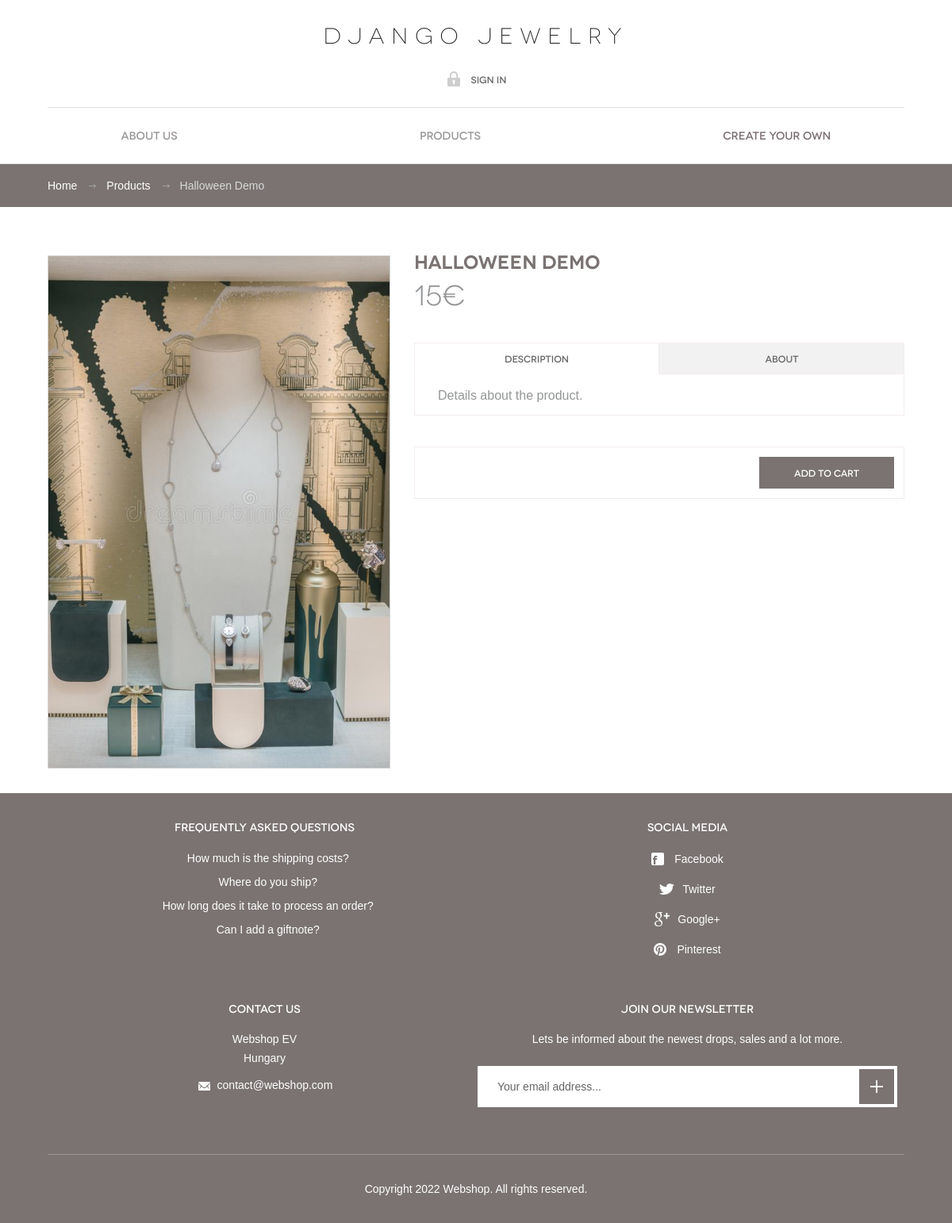
Page /product/0b08ac94-a198-4f4f-8189-d45ac3a5e946/ on the committed database.
### home/models.py (models this page shows, shortened)
class Jewelry(models.Model):
    views = models.IntegerField(default=0)
    id = models.UUIDField(primary_key=True, default=uuid.uuid4, editable= False)
    topics = models.ForeignKey(Topic, on_delete=models.SET_NULL, null=True)
    color = models.ManyToManyField(Color)
    tag = models.ManyToManyField(Tag)
    name = models.CharField(max_length=80)
    description = models.TextField(null=True, blank=True)
    imagemain = models.ImageField(upload_to="Jewelry_banners/", default="static/images/icons/user.svg", blank=False)
    image2 = models.ImageField(upload_to="Jewelry_banners/", default="static/images/icons/user.svg", blank=True)
    image3 = models.ImageField(upload_to="Jewelry_banners", default="static/images/icons/user.svg", blank=True)
    image4 = models.ImageField(upload_to="Jewelry_banners", default="static/images/icons/user.svg", blank=True)
    image5 = models.ImageField(upload_to="Jewelry_banners", default="static/images/icons/user.svg", blank=True)
    image6 = models.ImageField(upload_to="Jewelry_banners", default="static/images/icons/user.svg", blank=True)
    price = models.IntegerField(default=0)
    newcoming = models.BooleanField(default=True)
    updated = models.DateTimeField(auto_now=True)
    created = models.DateField(auto_now_add=True)
    class Meta:
        ordering = ['-updated', '-created']

### home/views.py (the view)
# urls.py: path('product/<str:pk>/', views.product, name="product"),
def product(request, pk):
    item = Jewelry.objects.get(id=pk)
    context = {'item':item}
    return render(request, 'home/product.html', context)

### home/templates/home/product.html (shortened to what this page needs)
{% extends 'main.html' %}
{% block content %}
	<div id="breadcrumbs">
		<div class="container content-container">
			<ul>
				<li><a href="{% url 'home' %}">Home</a></li>
				<li><a href="{% url 'products' 1 %}">Products</a></li>
				<li>{{item.name}}</li>
			</ul>
		</div>
	</div>
	<div id="body">
		<div class="container content-container">
			<div id="content" class="full">
				<div class="product">
					<div class="image">
						<img src="/static/images/{{item.imagemain}}" alt="">
					</div>
					<div class="details">
						<h1>{{item.name}}</h1>
						<h4>{{item.price}}€</h4>
						<div class="entry">
							<div class="tabs">
								<div class="nav">
									<ul>
										<li class="active"><a>Description</a></li>
										<li><a>About</a></li>
									</ul>
								</div>
								<div class="tab-content active" id="desc">
									{{item.description | linebreaks}}
								</div>
							</div>
						</div>
						<div class="actions">
							<a href="{% url 'addcart' item.id %}" class="btn-grey">Add to cart</a>
						</div>
					</div>
				</div>
			</div>
		</div>
	</div>
{% endblock %}

### static/styles/style.css (style rules this page uses)
html, body, div, span, applet, object, iframe, h1, h2, h3, h4, h5, h6, p, blockquote, pre, a, abbr, acronym, address, big, cite, code, del, dfn, em, img, ins, kbd, q, s, samp, small, strike, strong, sub, sup, tt, var, b, u, i, center, dl, dt, dd, ol, ul, li, fieldset, form, label, legend, table, caption, tbody, tfoot, thead, tr, th, td, article, aside, canvas, details, figcaption, figure, footer, header, hgroup, menu, nav, section, summary, time, mark, audio, video { margin: 0; padding: 0; border: 0; font-size: 100%; font: inherit; vertical-align: baseline; word-break: break-word; }
*, *:before, *:after { -moz-box-sizing: border-box; -webkit-box-sizing: border-box; box-sizing: border-box; }
img { vertical-align: middle; }
ol, ul { list-style: none; }
a[href], label[for], select, input[type=checkbox], input[type=radio] { cursor: pointer; }
h1, h2, h3, h4, h5, h6 { font-weight: normal; font-family: "Novecentowide"; }
body { font: 16px/30px Arial, Helvetica, sans-serif; color: #949697; background: #fff; -webkit-text-size-adjust: none; min-width: 320px; }
a { text-decoration: none; color: #7a7372; }
.container { position: relative; width: 100%; margin: 0 auto; }
#breadcrumbs { background: #7a7372; color: #d9d9d9; font-size: 14px; overflow: hidden; padding: 12px 0; }
#breadcrumbs li { float: left; }
#breadcrumbs a { color: white; }
#breadcrumbs li + li:before { content: ""; margin: 13px 13px 0 15px; float: left; background: url(../icons/ico_arrow.png) no-repeat; width: 9px; height: 5px; }
#body { padding: 48px 0 31px; }
#content { overflow: hidden; }
#content.full { float: none; width: auto; }
h1 { color: #656567; font-size: 36px; padding-bottom: 17px; line-height: normal; }
.entry a { text-decoration: underline; }
.entry p { padding-bottom: 20px; }
.entry li:first-child { padding-top: 0; }
.entry li { padding-top: 12px; line-height: 24px; }
.btn-grey { display: inline-block; padding: 0 55px; line-height: 53px; font-size: 12px; font-weight: 500; color: #fff; height: 53px; font-family: "Novecentowide"; background-color: #7a7372; }
.product { overflow: hidden; }
.product .image { float: left; overflow: hidden; width: 570px; height: 570px; margin: 13px 130px 0 0; border: 1px solid #d3d3d3; background-color: #fff; }
.product .image img { width: 100%; }
.product .details { overflow: hidden; padding-bottom: 12px; }
.product h1 { color: #7a7372; font-family: "Novecentowide"; font-size: 24px; font-weight: 600; line-height: 30px; padding: 5px 0; }
.product p { line-height: 27px; font-size: 16px; }
.entry .nav { border-right: 1px solid #f3ebf2; overflow: hidden; margin: 13px 0 0 0; }
.entry .nav ul { margin: 0 -1px 0 0; overflow: hidden; }
.entry .nav li:first-child { border-left: 1px solid #f3ebf2; }
.entry .nav li:last-child { border-right: 0; padding-right: 20px; margin-right: -20px; }
.entry .nav li:last-child a { border-right: 0; padding-right: 50px; margin-right: -50px; }
.entry .nav li { border: 1px solid #f3ebf2; float: left; border-left: 0; background: #f2f2f2; width: 50%; padding: 0; }
.entry .nav a { display: block; line-height: 38px; text-align: center; padding: 0 20px; height: 38px; text-decoration: none; color: #656567; font-family: "Novecentowide"; font-size: 12px; font-weight: 500; }
.entry .nav .active { position: relative; z-index: 99; background: #fff; border-bottom-color: #fff; }
.entry .tab-content p { padding-bottom: 11px; }
.entry .tab-content { display: none; padding: 13px 29px 0; margin-bottom: 39px; margin-top: -1px; border: 1px solid #f3ebf2; }
.entry .tab-content.active { display: block; }
.details .actions { border: 1px solid #f3ebf2; padding: 12px; margin: 18px 0; overflow: hidden; }
.details .actions a { float: right; padding: 0 44px; line-height: 40px; height: 40px; }
.product h4 { color: #939597; font-family: "Novecentowide"; font-size: 36px; font-weight: 200; line-height: 40px; padding-bottom: 30px; }
.content-container { width:90%; max-width: 1400px; margin:0 auto 0; }
@media screen and (max-width: 1220px) { .container { padding: 0; } }
@media screen and (max-width: 1220px) { .product .image { width: 40%; margin-right: 30px; height: auto; } }

### rows in the picture
Jewelry: name "Halloween Demo", imagemain (picture), price "15", description "Details about the product."
